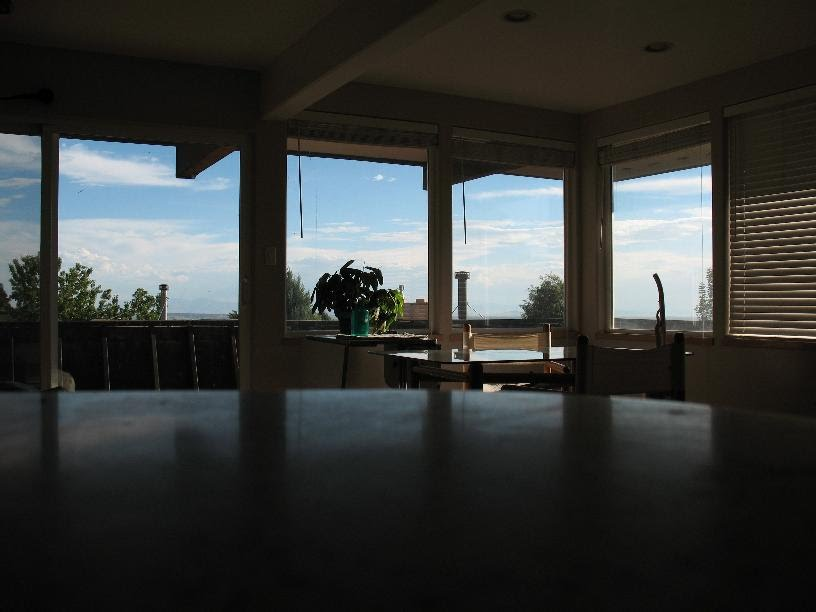
#> input picture working_notebooks/Tang/orig_0.jpg, 816 x 612 px
$ jupyter execute --allow-errors Untitled.ipynb   (shell and % lines are left out)   (older library calls are emulated)
#> lines starting #> are read from the running program, lines starting #| are printed output that depends on the picture
## Serial Code - HDR merging, Histogram Equalization, Sharpening, Saturation

[cell 1]
import numpy as np
import scipy
import PIL
import matplotlib.pyplot as plt
import PIL.Image as im
from scipy import ndimage

[cell 2]
show = lambda img: plt.imshow(img)
gshow = lambda img: plt.imshow(img, cmap = plt.get_cmap('gray'))
rgb2gray = lambda rgb: np.dot(rgb[...,:3], [0.299, 0.587, 0.144])

#> (a cell that did not finish here is left out)

**Legend**:

i: imagefile

or: origin

[cell 4]
i_or1 = scipy.misc.imread('../orig_0.jpg')
#> i_or1 is the input picture: shape (612, 816, 3); mean R, G, B 54.8, 57.1, 55.5
i_or2 = scipy.misc.imread('../orig_1.jpg')
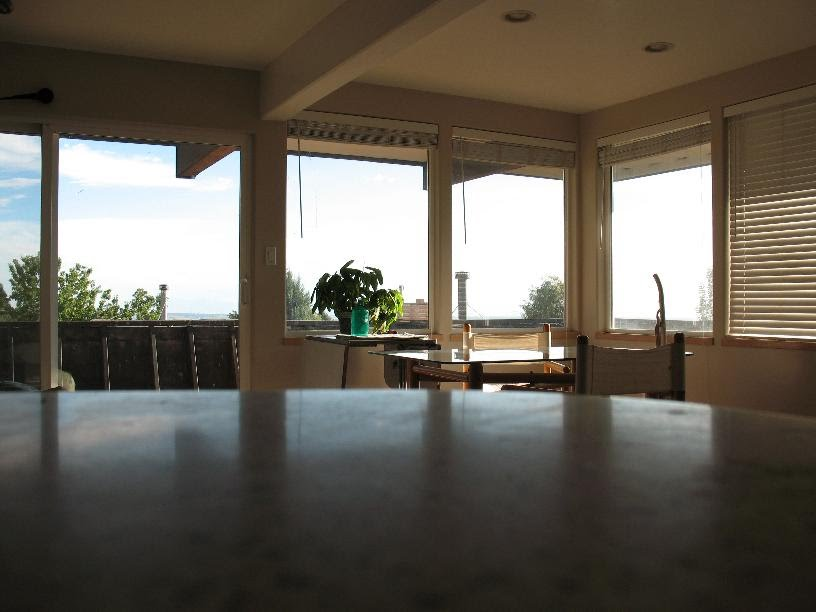
#> input picture working_notebooks/Tang/orig_1.jpg, 816 x 612 px
#> i_or2 is the input picture: shape (612, 816, 3); mean R, G, B 101.8, 95.8, 85.8
i_or3 = scipy.misc.imread('../orig_2.jpg')
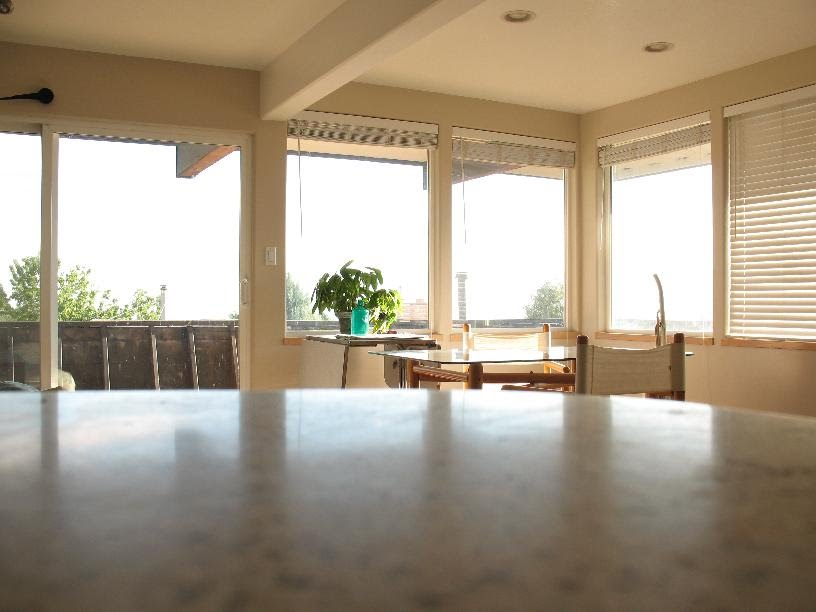
#> input picture working_notebooks/Tang/orig_2.jpg, 816 x 612 px
#> i_or3 is the input picture: shape (612, 816, 3); mean R, G, B 167.4, 154, 134.3
i_or4 = scipy.misc.imread('../orig_3.jpg')
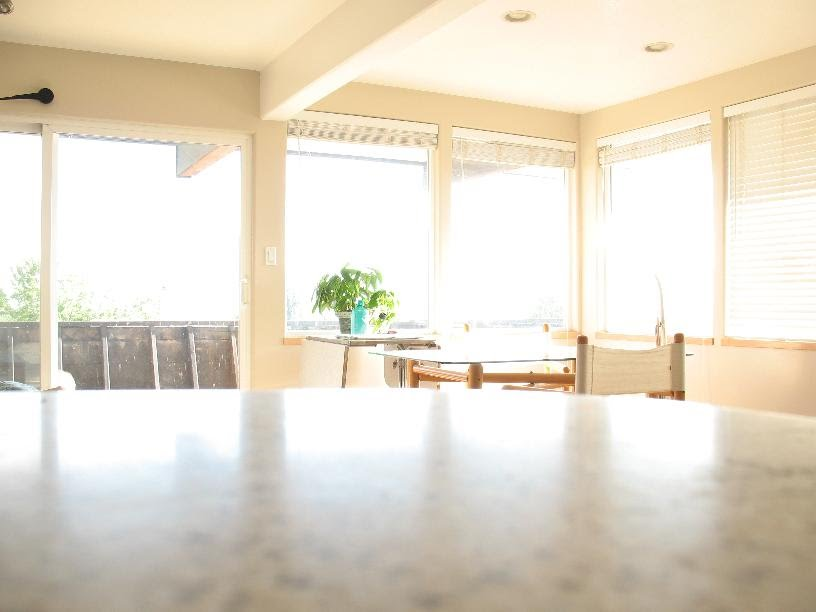
#> input picture working_notebooks/Tang/orig_3.jpg, 816 x 612 px
#> i_or4 is the input picture: shape (612, 816, 3); mean R, G, B 227.9, 219.4, 203.5

[cell 5]
i_avg = ((i_or1.astype(float)+i_or2+i_or3+i_or4)/4.).astype(int)
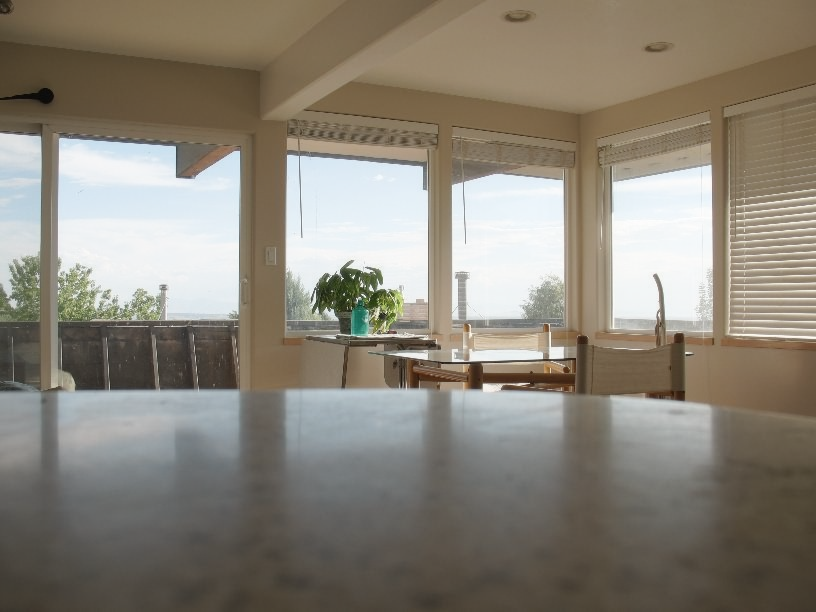
#> i_avg: shape (612, 816, 3) int64; mean R, G, B 137.6, 131.2, 119.4

[cell 6]
plt.imshow(i_avg.astype(np.uint8))

[cell 7]
i_avg_bw = rgb2gray(i_avg)
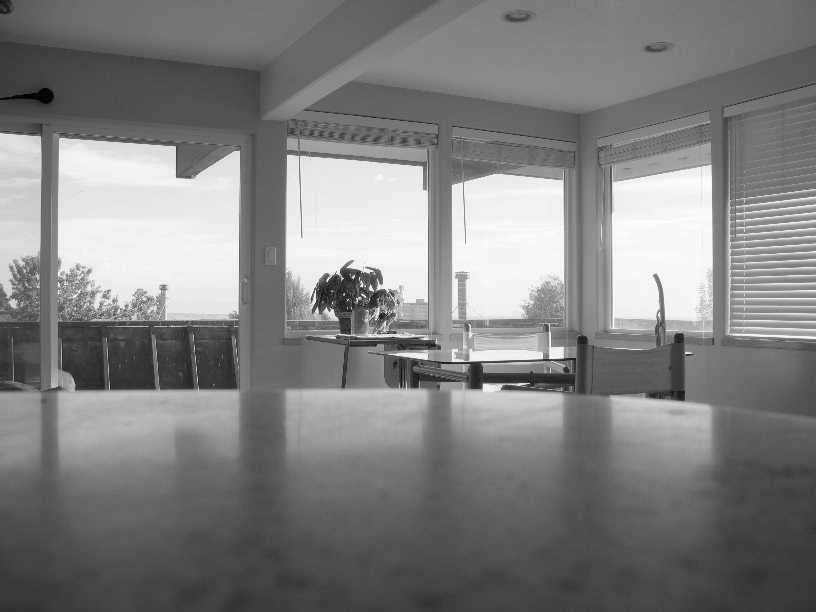
#> i_avg_bw: shape (612, 816) float64; min 6.07, max 262.1, mean 135.4; drawn with min black and max white

[cell 8]
i_avg_blur1 = ndimage.gaussian_filter(i_avg_bw,2)

[cell 9]
m_unsharp = i_avg_bw-i_avg_blur1
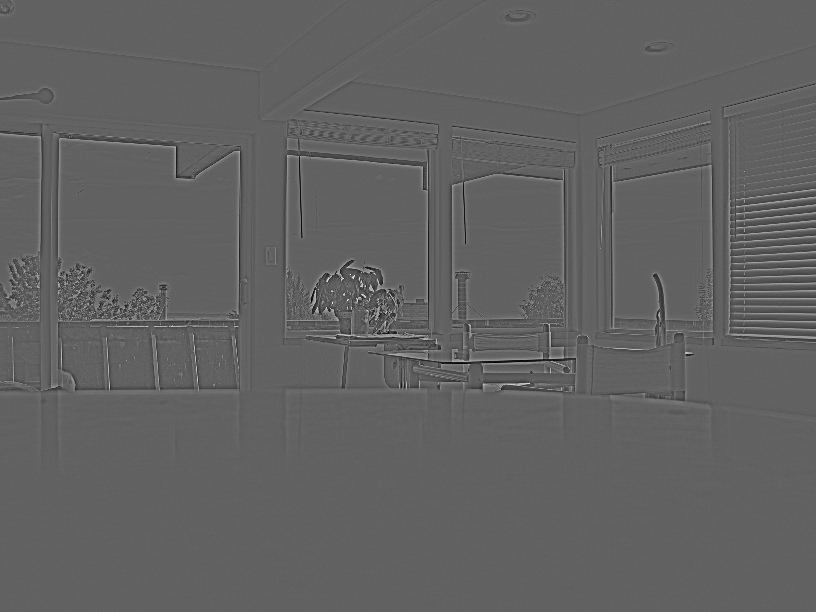
#> m_unsharp: shape (612, 816) float64; min -100.7, max 161.5, mean 0; drawn with min black and max white
